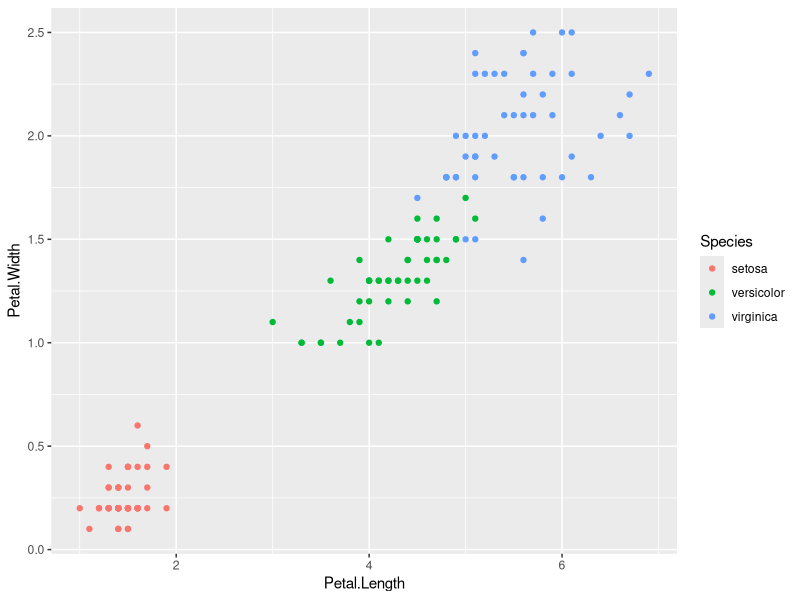
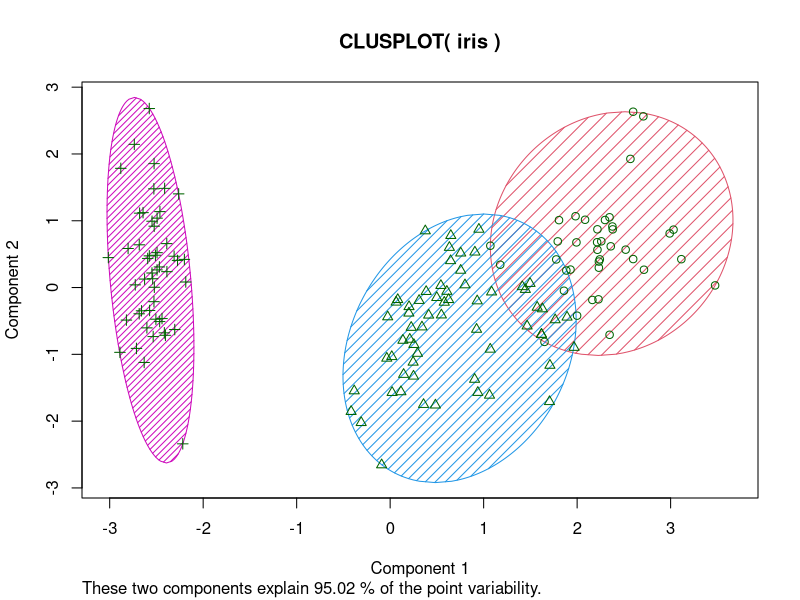

The R source for these figures, in order:
library(datasets)
head(iris)

library(ggplot2)
ggplot(iris, aes(Petal.Length, Petal.Width, color = Species)) + geom_point()
set.seed(101)

irisCluster <- kmeans(iris[, 1:4], 3, nstart = 20)
irisCluster

table(irisCluster$cluster, iris$Species)

#visualization 

library(cluster) 
clusplot(iris, irisCluster$cluster, color=TRUE, shade=TRUE, labels=0,lines=0, )
